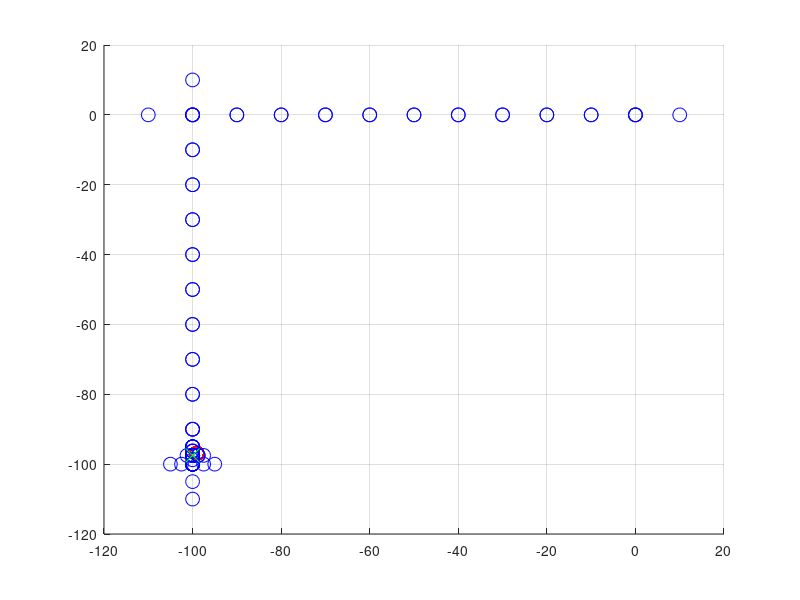

Recreate this plot in MATLAB.
% the algorithms place the node randomly and the drone at the center of the map
% from the real distance, we create a perfect ESP with polynom
% we add a noise (+-noise_level) to this and consider we received that
% the drone moves in a direction and does nb_measures measures
% if it's better it continues, otherwise switches direction
% after a cycle, incremental distance divided by two and go back
% we consider the drone always flies at 10m

clear all; close all;

% define node coordinates xyz (z altitude)
node_position = [rand*200-100, rand*200-100, 0];
drone_position = [0, 0, 10];
distance = 9999;

% define increment in position
dist_increment = 10;
increment_0p0 = [0, dist_increment, 0];
increment_0m0 = [0, -dist_increment, 0];
increment_p00 = [dist_increment, 0, 0];
increment_m00 = [-dist_increment, 0, 0];

% define polynom of ESP as function of distance
p = [0.000916, -0.3961, -84.94];    % note that min at distance of 216: https://www.wolframalpha.com/input/?i=0.000916x%5E2-0.3961x-84.94

% init
time = 0; 
step = 1;
state = 0;
ESP = []; 
distance = [];

% parameters
noise_level = 0; % +- 2dB
nb_measures_todo = 1;
time_limit = 1000;
pause_time = 0.1; % seconds

% localization
while time < time_limit
    
    % plot positions
    plot3(node_position(1), node_position(2), node_position(3), 'ro', 'MarkerSize', 10); grid on; hold on;
    plot3(drone_position(1), drone_position(2), drone_position(3), 'bo', 'MarkerSize', 10);
    view(0, 90);
    
    % recompute distance and get ESP (only temporary, will be from lora message afterwards
    distance = [distance, norm(drone_position - node_position)];
    perfect_ESP = p(1)*distance(step)^2 + p(2)*distance(step) + p(3);
    measured_ESP = perfect_ESP + rand()*2*noise_level - noise_level;
    ESP = [ESP, measured_ESP];
    
    switch state
        case 0 % starting point
            state = 1;
        case 1 % try p00 direction
            fprintf('Going p00 of %.1f meters\n', dist_increment);
            drone_position = drone_position + increment_p00;
            measures = 0;
            state = 2;
        case 2 % check progress
            measures = measures + 1;
            fprintf('#%d ', measures);
            if measures >= nb_measures_todo
                if mean(ESP(step-nb_measures_todo:step)) > ESP(step-nb_measures_todo-1) % better signal on average of last three
                    fprintf('\nProgress, continuing in this direction\n');
                    state = 1;
                else
                    fprintf('\nNo progress, go back then next direction\n');
                    drone_position = drone_position - increment_p00;
                    state = 3;
                end
            end
        case 3 % try m00 direction
            fprintf('Going m00 of %.1f meters\n', dist_increment);
            drone_position = drone_position + increment_m00;
            measures = 0;
            state = 4;
        case 4 %check progress
            measures = measures + 1;             
            fprintf('#%d ', measures);
            if measures >= nb_measures_todo
                if mean(ESP(step-nb_measures_todo:step)) > ESP(step-nb_measures_todo-1) % better signal on average of last three
                    fprintf('\nProgress, continuing in this direction\n');
                    state = 3;
                else
                    fprintf('\nNo progress, go back then next direction\n');
                    drone_position = drone_position - increment_m00;
                    state = 5;
                end
            end
        case 5 % try 0p0 direction
            fprintf('Going 0p0 of %.1f meters\n', dist_increment);
            drone_position = drone_position + increment_0p0;
            measures = 0;
            state = 6;
        case 6 % check progress
            measures = measures + 1;             
            fprintf('#%d ', measures);
            if measures >= nb_measures_todo
                if mean(ESP(step-nb_measures_todo:step)) > ESP(step-nb_measures_todo-1) % better signal on average of last three
                    fprintf('\nProgress, continuing in this direction\n');
                    state = 5;
                else
                    fprintf('\nNo progress, go back then next direction\n');
                    drone_position = drone_position - increment_0p0;
                    state = 7;
                end
            end
        case 7 % try m00 direction
            fprintf('Going 0m0 of %.1f meters\n', dist_increment);
            drone_position = drone_position + increment_0m0;
            measures = 0;
            state = 8;
        case 8 %check progress
            measures = measures + 1;             
            fprintf('#%d ', measures);
            if measures >= nb_measures_todo
                if mean(ESP(step-nb_measures_todo:step)) > ESP(step-nb_measures_todo-1) % better signal on average of last three
                    fprintf('\nProgress, continuing in this direction\n');
                    state = 7;
                else
                    fprintf('\nNo progress, go back then next direction\n');
                    drone_position = drone_position - increment_0m0;
                    state = 9;
                end
            end
        case 9
            dist_increment = dist_increment/2;
            increment_0p0 = [0, dist_increment, 0];
            increment_0m0 = [0, -dist_increment, 0];
            increment_p00 = [dist_increment, 0, 0];
            increment_m00 = [-dist_increment, 0, 0];
            state = 1;
            if dist_increment < 1
                break;
            end
    end
    
    % time update
    time = time + 1;
    step = step + 1;
    
    % slows down simulation
    pause(pause_time);
end

% estimated final position
estimated_position = drone_position;% + increment_p00 + increment_0p0; % increments only for without noise

% plot positions
plot3(node_position(1), node_position(2), node_position(3), 'ro', 'MarkerSize', 10); grid on; hold on;
plot3(drone_position(1), drone_position(2), drone_position(3), 'bo', 'MarkerSize', 10);
plot3(estimated_position(1), estimated_position(2), estimated_position(3), 'gx', 'MarkerSize', 10);
view(0, 90);

% print
fprintf('\nEstimated position of node: x=%.2f, y=%.2f\n', estimated_position(1), estimated_position(2));
fprintf('Real position of node: x=%.2f, y=%.2f\n', node_position(1), node_position(2));
fprintf('Error: dx=%.2f, dy=%.2f, norm=%.2f\n', abs(estimated_position(1) - node_position(1)), abs(estimated_position(2) - node_position(2)), norm([abs(drone_position(1) - node_position(1)), abs(drone_position(2) - node_position(2))])); 